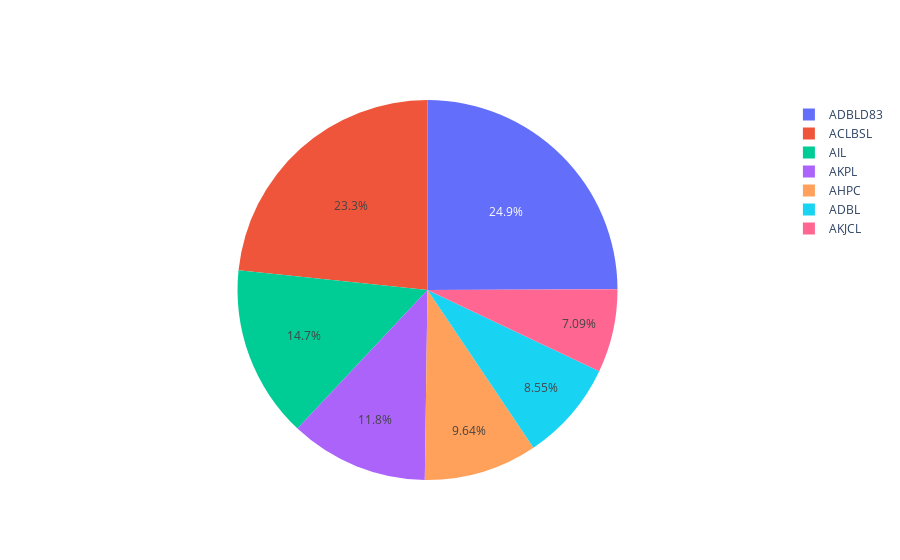

Source (notebook cell):
### Code cell
import plotly.graph_objects as go


fig = go.Figure(data=[go.Pie(labels=symbol,values=LTP)])
fig.show()

### Figure 1 — Plotly figure (JSON) as saved in the notebook; plotly's stock layout.template omitted (floating-point values rounded to 4 significant figures)
{"data": [{"labels": ["ACLBSL", "ADBL", "ADBLD83", "ADLB", "AHPC", "AIL", "AKBSL", "AKJCL", "AKPL", "ALBSL"], "type": "pie", "values": ["833.00", "305.10", "890.00", "1,317.60", "344.00", "523.00", "1,277.00", "253.00", "420.00", "1,037.00"]}], "layout": {}}
